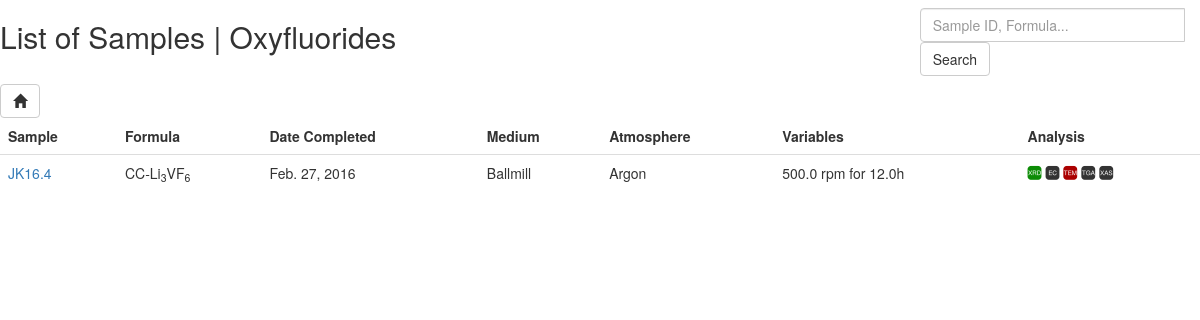
/project/1/, run on the app's committed database.
### pokedex/models.py (models this page shows, shortened)
class Project(models.Model):
	name = models.CharField(max_length=50)
	class Meta:
		ordering = ['name']
	def __str__(self):
		return "{name}".format(name=self.name)

class Sample(models.Model):
	sample_number = models.CharField(max_length=10, db_index=True)
	name = models.CharField(max_length=200, db_index=True)
	formula = models.CharField(max_length=50, db_index=True, blank=True)
	stripped_formula = models.CharField(max_length=50, db_index=True, blank=True)
	AVAILABLE_MEDIUMS = [
		('Ballmill', 'Ballmill'),
		('Tube: Borosilicate', 'Tube: Borosilicate'),
		('Tube: Quartz', 'Tube: Quartz'),
		('Tube: Alumina', 'Tube: Alumina'),
	]
	AVAILABLE_ATMOSPHERES = [
		('Argon', 'Argon'),
		('5%H2:95%N2', '5%H2:95%N2'),
		('Oxygen', 'Oxygen'),
		('Nitrogen', 'Nitrogen'),
		('Air', 'Air'),
	]
	experiment_medium = models.CharField(max_length=50, choices=AVAILABLE_MEDIUMS)
	experiment_atmosphere = models.CharField(max_length=50, choices=AVAILABLE_ATMOSPHERES)
	experiment_variable = models.FloatField(null=True, blank=True)
	experiment_time = models.FloatField(blank=True, null=True)
	experiment_equation = models.CharField(max_length=200, blank=True)
	variable_units = models.CharField(max_length=5, blank=True)
	analysis_XRD = models.BooleanField(default=False)
	analysis_EC = models.BooleanField(default=False)
	analysis_TEM = models.BooleanField(default=False)
	analysis_TGA = models.BooleanField(default=False)
	analysis_XAS = models.BooleanField(default=False)
	start_date = models.DateField(null=True, default=datetime.date.today)
	end_date = models.DateField(null=True, default=datetime.date.today)
	associated_project = models.ManyToManyField('Project')
	user = models.ForeignKey(User, blank=True, null=True)
	class Meta:
		ordering = ['sample_number']
	def detail_url(self):
		url = reverse('sample_detail', kwargs={'id': self.id})
		return url

### pokedex/views.py (the view)
class SampleListView(DetailView):
	template_name = 'sample_list.html'
	model = Project
	context_object_name = 'project'
	def get_context_data(self, *args, **kwargs):
		project = self.get_object()
		context = super(SampleListView, self).get_context_data(*args, **kwargs)
		context['samples'] = Sample.objects.all().filter(associated_project = project)
		return context
	def get_object(self):
		pk = self.kwargs['id']
		project = Project.objects.get(pk=pk)
		return project

### pokedex/templatetags/custom_filters.py (called while the page is built)
@register.filter(name='formula_markup')
def formula_markup(formula):
    def insert_subscript(string, index):
        return string[:index] + '<sub>' + string[index:index+2] + '</sub>' + string[index+2:]
    def insert_superscript(string, index):
        return string[:index] + '<sup>' + string[index:index+2] + '</sup>' + string[index+2:]
    formula = escape(formula)
    x = 0
    while x in range (0, len(formula)):
        if formula[x] in ('_'):
            formula = insert_subscript(formula, x)
            x += 5
        if formula[x] in ('^'):
            formula = insert_superscript(formula, x)
            x += 5
        x += 1
    formula = formula.replace("_","").replace("^", "")
    return mark_safe(formula)

### pokedex/templates/sample_list.html (shortened to what this page needs)
{% extends 'base.html' %}
{% load custom_filters %}
{% block content %}
<div class="row">
  <div class="col-md-6">
    <h2>List of Samples | {{ project }}</h2>
  </div>
  <div class="col-md-6">
    <div class="pull-right">
      <form method="get" action="." class="navbar-form pull-right">
	<div class="input-group">
	  <input type="text" class="input-small form-control search-query"
		 name="search" placeholder="Sample ID, Formula..."
	  <span class="input-group-btn">
	    <input type="submit" class="btn btn-default" value="Search">
	</div>
      </form>
    </div>
  </div>
</div>
<a href="{% url 'home' %}" class="btn btn-default">
	<span class="glyphicon glyphicon-home"></span>
</a>
{% if samples %}
<table class="table chemical-list">
  <tr>
	<th>Sample</th>
	<th>Formula</th>
	<th>Date Completed</th>
	<th>Medium</th>
	<th>Atmosphere</th>
	<th>Variables</th>
	<th>Analysis</th>
  </tr>
	{% for sample in samples %}
  <tr>
	<td>
		<a href="{{ sample.detail_url }}" title="Detailed information on sample {{ sample.sample_number }}">
		{{ sample.sample_number }}
		</a>
	</td>
	<td>{{ sample.formula|formula_markup }}</td>
	<td>{{ sample.end_date }}</td>
	<td>{{ sample.experiment_medium }}</td>
	<td>{{ sample.experiment_atmosphere }}</td>
	<td>{{ sample.experiment_variable }}{{ sample.variable_units|formula_markup }} for {{ sample.experiment_time }}h</td>
	<td>
	{% if sample.analysis_XRD %}<span class="icon-XRD XRD-active" title="X-Ray Diffraction"></span>{% else %}<span class="icon-XRD" title="X-Ray Diffraction"></span>{% endif %}
	{% if sample.analysis_EC %}<span class="icon-EC EC-active" title="Electrochemistry"></span>{% else %}<span class="icon-EC" title="Electrochemistry"></span>{% endif %}
	{% if sample.analysis_TEM %}<span class="icon-TEM TEM-active" title="Electron Microscopy"></span>{% else %}<span class="icon-TEM" title="Electron Microscopy"></span>{% endif %}
	{% if sample.analysis_TGA %}<span class="icon-TGA TGA-active" title="Thermogravimetric Analysis"></span>{% else %}<span class="icon-TGA" title="Thermogravimetric Analysis"></span>{% endif %}
	{% if sample.analysis_XAS %}<span class="icon-XAS XAS-active" title="X-Ray Absorption Spectroscopy"></span>{% else %}<span class="icon-XAS" title="X-Ray Absorption Spectroscopy"></span>{% endif %}
	</td>
  </tr>
	{% endfor %}
{% else %}
	<div class="alert alert-warning no-chemicals">
  	You have no samples associated with this project!
	</div>
{% endif %}
{% endblock %}

### pokedex/static/main.css (style rules this page uses)
.chemical-list th { border-top: none !important; }
.table td a { cursor: pointer; cursor: hand; }
[class^="icon-"], [class*=" icon-"] { font-family: 'icomoon' !important; speak: none; font-style: normal; font-weight: normal; font-variant: normal; text-transform: none; line-height: 1; -webkit-font-smoothing: antialiased; -moz-osx-font-smoothing: grayscale; }
.icon-XAS:before { content: "\e900"; }
.icon-EC:before { content: "\e903"; }
.icon-TEM:before { content: "\e904"; }
.icon-TGA:before { content: "\e905"; }
.icon-XRD:before { content: "\e906"; }
.XRD-active { color: #0C8C06; }
.TEM-active { color: #AB0000; }

### data on the page
Project: name "Oxyfluorides"
Sample: sample_number "JK16.4", formula|formula_markup "CC-Li 3 VF 6", end_date "Feb. 27, 2016", experiment_medium "Ballmill", experiment_atmosphere "Argon", experiment_variable "500.0", variable_units|formula_markup "rpm", experiment_time "12.0", analysis_XRD True (drawn), analysis_EC False (drawn), analysis_TEM True (drawn), analysis_TGA False (drawn), analysis_XAS False (drawn)
